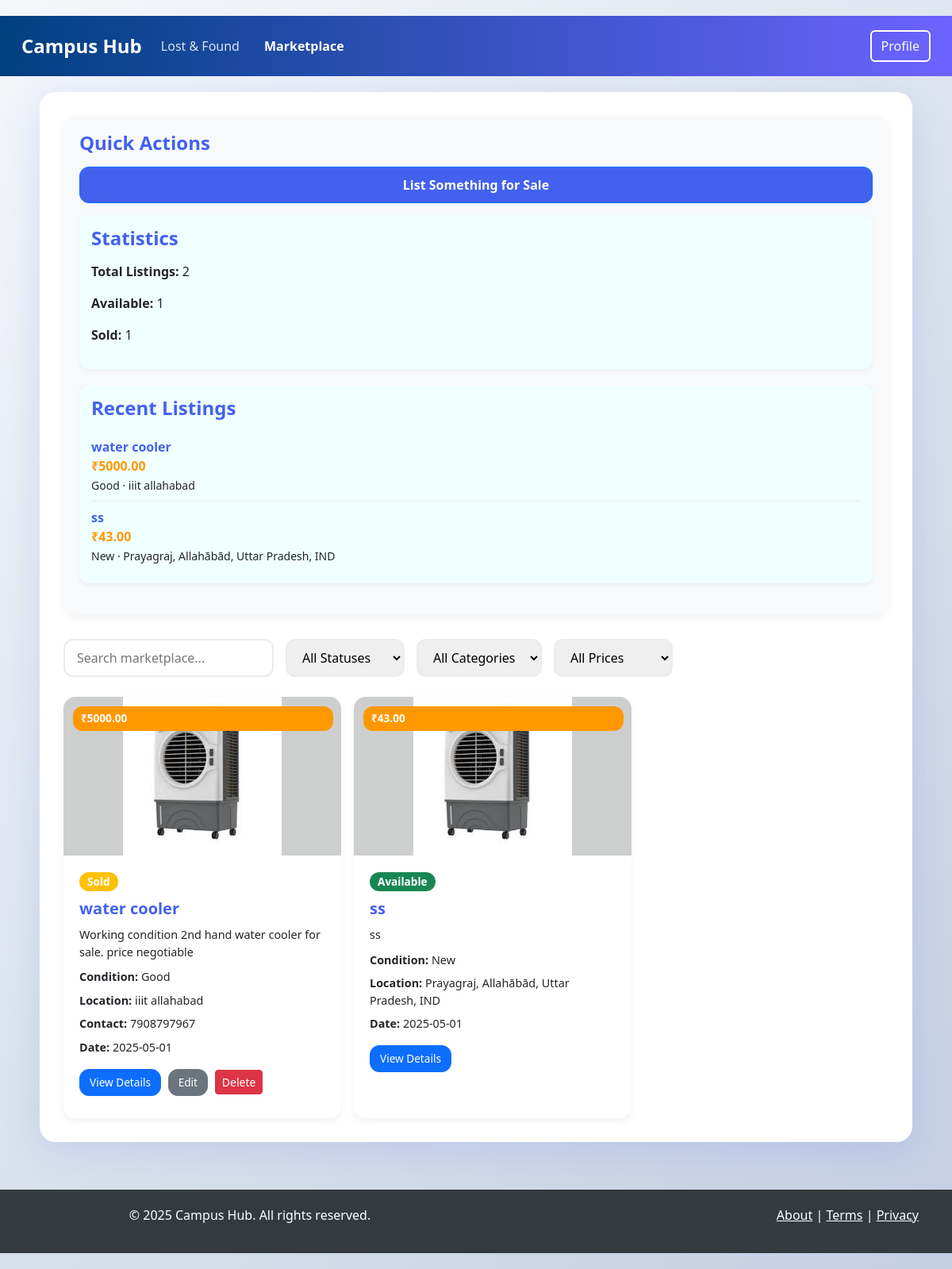
/market/ (signed in), run on the app's committed database.
### tables this page shows
CREATE TABLE marketplace_item (
            id INTEGER PRIMARY KEY AUTOINCREMENT,
            name TEXT NOT NULL,
            description TEXT,
            price REAL NOT NULL,
            category TEXT,
            condition TEXT,
            status TEXT NOT NULL,
            image_path TEXT,
            date TEXT NOT NULL,
            location TEXT,
            contact_info TEXT,
            user_id INTEGER NOT NULL,
            FOREIGN KEY (user_id) REFERENCES user (id)
        );

### blueprints/marketplace/routes.py (the view)
@marketplace_bp.route('/')
@login_required
def dashboard():
    items = models.get_marketplace_items('date DESC')
    total_items = len(items)
    total_available = sum(1 for i in items if i['status'] == 'available')
    total_sold = sum(1 for i in items if i['status'] == 'sold')
    recent_items = items[:10]
    categories = models.get_categories('marketplace')
    return render_template('marketplace/dashboard.html',
                           user=models.get_user_by_id(current_user.id),
                           items=items,
                           total_items=total_items,
                           total_available=total_available,
                           total_sold=total_sold,
                           recent_items=recent_items,
                           categories=categories)

### Main.py (called while the page is built)
@login_manager.user_loader
def load_user(user_id):
    user = models.get_user_by_id(user_id)
    if user:
        return models.User(user['id'])
    return None

@app.context_processor
def inject_user_info():
    if current_user.is_authenticated:
        user = models.get_user_by_id(current_user.id)
        if user:
            return {'get_user_info': lambda: user}
    return {'get_user_info': lambda: None}

### models.py (called while the page is built, shortened)
def get_db_connection():
    conn = sqlite3.connect(DB_PATH)
    conn.row_factory = sqlite3.Row
    conn.execute('PRAGMA foreign_keys = ON')
    conn.execute('PRAGMA journal_mode = WAL')
    return conn

def get_user_by_id(user_id):
    conn = get_db_connection()
    cur = conn.cursor()
    cur.execute('SELECT * FROM user WHERE id = ?', (user_id,))
    user = cur.fetchone()
    conn.close()
    return dict(user) if user else None

def get_categories(type=None):
    conn = get_db_connection()
    cur = conn.cursor()
    if type:
        cur.execute('SELECT * FROM category WHERE type = ?', (type,))
    else:
        cur.execute('SELECT * FROM category')
    categories = [dict(row) for row in cur.fetchall()]
    conn.close()
    return categories

def get_marketplace_items(order_by=None, filters=None):
    conn = get_db_connection()
    cur = conn.cursor()
    query = '''
        SELECT i.*, u.username
        FROM marketplace_item i
        JOIN user u ON i.user_id = u.id
    '''
    params = []
    if order_by:
        query += f" ORDER BY i.{order_by}"
    print(f"DEBUG - Executing marketplace query: {query}")
    cur.execute(query, params)
    items = [dict(row) for row in cur.fetchall()]
    print(f"DEBUG - Found {len(items)} marketplace items")
    cur.execute("SELECT COUNT(*) FROM marketplace_item")
    count = cur.fetchone()[0]
    print(f"DEBUG - Direct count of marketplace_item table: {count}")
    conn.close()
    return items

### templates/marketplace/dashboard.html (shortened to what this page needs)
{% extends "base.html" %}
{% block marketplace_active %}active{% endblock %}
{% block content %}
<div class="hub-container">
  <div id="main-content">
    <div id="sidebar">
      <h4>Quick Actions</h4>
      <a href="{{ url_for('marketplace.create') }}" class="btn btn-primary">List Something for Sale</a>
      <div class="stats">
        <h4>Statistics</h4>
        <div class="stats-box">
          <p><strong>Total Listings:</strong> {{ total_items or 0 }}</p>
          <p><strong>Available:</strong> {{ total_available or 0 }}</p>
          <p><strong>Sold:</strong> {{ total_sold or 0 }}</p>
        </div>
      </div>
      <div class="recentRep">
        <h4>Recent Listings</h4>
        {% if recent_items %}
          {% for item in recent_items %}
            <div class="recent-item">
              <strong>{{ item.name }}</strong>
              <div class="price">₹{{ "%.2f"|format(item.price) }}</div>
              <small>{{ item.condition|capitalize }} &middot; {{ item.location }}</small>
            </div>
          {% endfor %}
        {% else %}
          <p>No recent items.</p>
        {% endif %}
      </div>
    </div>
    <div id="content">
      <div class="filters-container">
        <input type="text" id="search" placeholder="Search marketplace..." />
        <select id="status-filter">
          <option value="all">All Statuses</option>
        </select>
        <select id="category-filter">
          <option value="all">All Categories</option>
        </select>
        <select id="price-filter">
          <option value="all">All Prices</option>
        </select>
      </div>
      <div id="items" class="d-flex flex-wrap gap-3">
        {% if items %}
          {% for item in items %}
            <div class="item-card"
                 data-status="{{ item.status }}"
                 data-category="{{ item.category }}"
                 data-price="{{ item.price }}">
              <div class="price-tag">₹{{ "%.2f"|format(item.price) }}</div>
              <img src="{{ item.image_path and url_for('static', filename=item.image_path[1:]) or '' }}"
                   alt="Item Image">
              <div class="card-body">
                <span class="badge {{ item.status=='available' and 'bg-success' or 'bg-warning' }}">
                  {{ item.status|capitalize }}
                </span>
                <h5>{{ item.name }}</h5>
                <p>{{ item.description|truncate(100) }}</p>
                <div><strong>Condition:</strong> {{ item.condition|capitalize }}</div>
                <div><strong>Location:</strong> {{ item.location }}</div>
                {% if item.user_id == current_user.id or user.is_admin %}
                  <div><strong>Contact:</strong> {{ item.contact_info }}</div>
                {% endif %}
                <div><strong>Date:</strong> {{ item.date }}</div>
                <div class="mt-3">
                  <a href="{{ url_for('marketplace.item_detail', item_id=item.id) }}"
                     class="btn btn-primary btn-sm">View Details</a>
                  {% if item.user_id == current_user.id or user.is_admin %}
                    <a href="{{ url_for('marketplace.edit_item', item_id=item.id) }}"
                       class="btn btn-secondary btn-sm">Edit</a>
                    <form method="post"
                          action="{{ url_for('marketplace.delete_item', item_id=item.id) }}"
                          class="d-inline" onsubmit="return confirm('Delete this listing?');">
                      <button type="submit" class="btn btn-danger btn-sm">Delete</button>
                    </form>
                  {% endif %}
                </div>
              </div>
            </div>
          {% endfor %}
        {% endif %}
      </div>
    </div>
  </div>
</div>
{% endblock %}

### templates/base.html (style rules this page uses)
body { font-family: 'Arial', sans-serif; background-color: #f9fafc; color: #343a40; }
.badge { font-size: 0.8rem; padding: 5px 10px; border-radius: 20px; }
.price-tag { position: absolute; top: 10px; right: 10px; background-color: #ff9800; color: white; padding: 5px 10px; border-radius: 20px; font-weight: bold; }

### templates/marketplace/dashboard.html (style rules this page uses)
:root { --primary: #4361ee; --secondary: #3f37c9; --accent: #4cc9f0; --light: #f8f9fa; --dark: #212529; --success: #4CAF50; --danger: #dc3545; --warning: #ff9800; --info: #17a2b8; }
body { background: linear-gradient(135deg, #f5f7fa 0%, #c3cfe2 100%); font-family: 'Segoe UI', system-ui, -apple-system, sans-serif; padding: 20px 0; color: var(--dark); }
.hub-container { max-width: 1200px; margin: 0 auto; background: #fff; border-radius: 20px; box-shadow: 0 10px 50px rgba(67, 97, 238, 0.15); padding: 30px; }
#main-content { display: flex; gap: 30px; flex-wrap: wrap; }
#sidebar { flex: 1 1 300px; background: var(--light); padding: 20px; border-radius: 15px; box-shadow: 0 4px 10px rgba(0,0,0,0.05); }
#sidebar h4 { color: var(--primary); margin-bottom: 15px; font-weight: 600; }
#sidebar a.btn { display: block; text-align: center; margin-bottom: 15px; padding: 10px 0; border-radius: 12px; font-weight: 600; color: #fff; transition: background 0.3s; }
#sidebar a.btn-primary { background: var(--primary); }
.stats, .recentRep { background: var(--light); border-radius: 12px; padding: 15px; margin-bottom: 20px; box-shadow: 0 2px 6px rgba(0,0,0,0.05); background-color:azure; }
.stats-box { padding: 0; box-shadow: none; background-color:azure; }
.recent-item { padding: 8px 0; border-bottom: 1px solid #e9ecef; }
.recent-item:last-child { border-bottom: none; }
.recent-item strong { display: block; color: var(--primary); }
.recent-item .price { color: var(--warning); font-weight: 600; }
.filters-container { display: flex; gap: 15px; flex-wrap: wrap; margin-bottom: 25px; min-width: 750px; }
.filters-container input, .filters-container select { padding: 10px 15px; border-radius: 12px; border: 2px solid #e9ecef; min-width: 150px; transition: border-color 0.3s, box-shadow 0.3s; }
.item-card { background: #fff; border-radius: 15px; box-shadow: 0 4px 10px rgba(0,0,0,0.05); overflow: hidden; transition: transform 0.3s, box-shadow 0.3s; width: 100%; max-width: 350px; position: relative; }
.price-tag { position: absolute; top: 12px; left: 12px; background: var(--warning); color: #fff; padding: 5px 10px; border-radius: 12px; font-weight: 600; font-size: 0.85rem; z-index: 1; }
.item-card img { width: 100%; height: 200px; object-fit: cover; }
.card-body { padding: 20px; }
.badge { font-size: 0.85rem; font-weight: 600; padding: 5px 10px; border-radius: 12px; display: inline-block; }
.bg-success { background: var(--success); color: #fff; }
.bg-warning { background: var(--warning); color: #fff; }
.card-body h5 { color: var(--primary); margin: 10px 0; font-weight: 600; }
.card-body p { color: var(--dark); font-size: 0.9rem; margin-bottom: 10px; }
.card-body div { margin-bottom: 8px; font-size: 0.9rem; }
.card-body a.btn { border-radius: 12px; font-size: 0.85rem; padding: 6px 12px; transition: background 0.3s; }
.btn-sm { margin-right: 5px; }

### data on the page
marketplace_item: name "water cooler", price "5000.00", condition "Good", location "iiit allahabad", image_path (picture), status "Sold", description "Working condition 2nd hand water cooler for sale. price negotiable", contact_info "7908797967", date "2025-05-01"
marketplace_item: name "ss", price "43.00", condition "New", location "Prayagraj, Allahābād, Uttar Pradesh, IND", image_path (picture), status "Available", description "ss", date "2025-05-01"

### other printed values
{{ total_items or 0 }} "2"
{{ total_available or 0 }} "1"
{{ total_sold or 0 }} "1"
